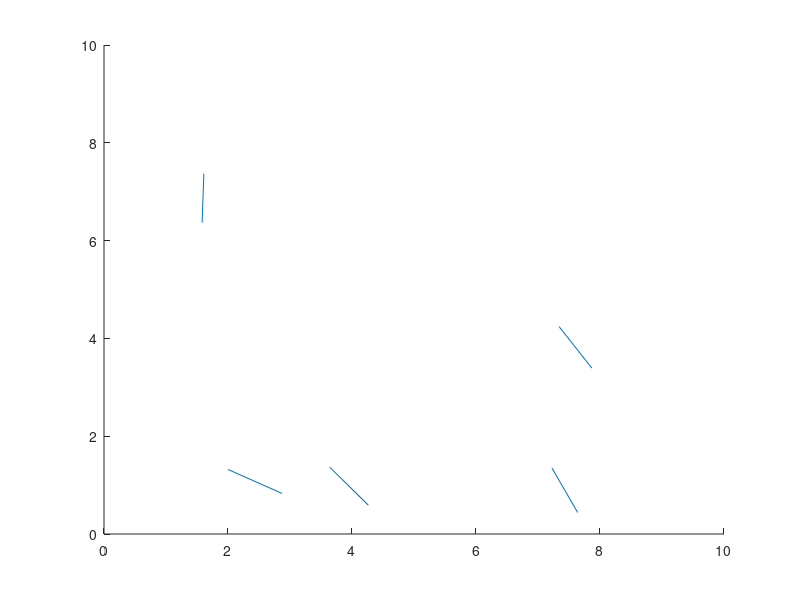

MATLAB code for this plot:
%define a line of a specified length
n = input('Number of Needles:\n');
for i = 1:n
x = 10*rand;
y = 10*rand;
theta = 2*pi*rand;
x_values = [x,x + cos(theta)];
y_values = [y, y + sin(theta)];
line(x_values, y_values)
end
axis([0, 10, 0, 10])

% for j=1:n
% if floor(x_values(j,1))==floor(x_values(j,2))
%     n_cross= n_cross +1;
% end
% end